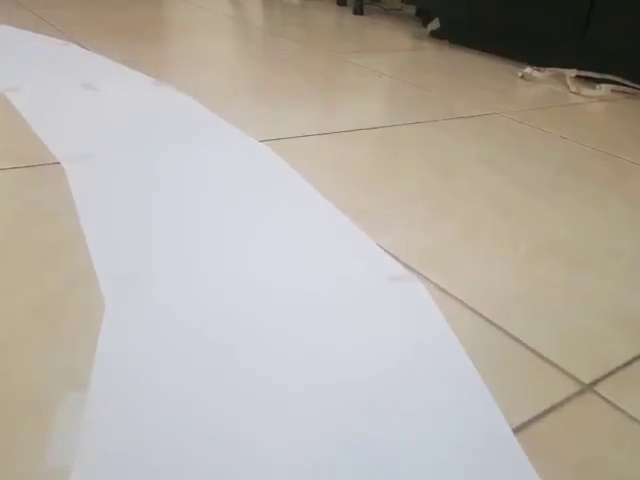
#> input picture frame 73 of vid1.mp4, 640 x 480 px
$ python laneDetection.py
#> lines starting #> are read from the running program, lines starting #| are printed output that depends on the picture; after the words box and inside, x2 and y2 are one past the last pixel; in counts of white or black regions, pixels touching at a corner belong together
### utilis.py
import cv2
import numpy as np


def thresholding(img):
    imgHsv = cv2.cvtColor(img, cv2.COLOR_BGR2HSV)
    lowerWhite = np.array([80, 0, 0])
    upperWhite = np.array([255, 160, 255])
    maskWhite = cv2.inRange(imgHsv, lowerWhite, upperWhite)
    return maskWhite


def warpImg(img, points, w, h, inv=False):
    pts1 = np.float32(points)
    pts2 = np.float32([[0, 0], [w, 0], [0, h], [w, h]])
    if inv:
        matrix = cv2.getPerspectiveTransform(pts2, pts1)
    else:
        matrix = cv2.getPerspectiveTransform(pts1, pts2)
    imgWarp = cv2.warpPerspective(img, matrix, (w, h))
    return imgWarp


def nothing(a):
    pass


def initializeTrackbars(intialTracbarVals, wT=480, hT=240):
    cv2.namedWindow("Trackbars")
    cv2.resizeWindow("Trackbars", 360, 240)
    cv2.createTrackbar("Width Top", "Trackbars", intialTracbarVals[0], wT // 2, nothing)
    cv2.createTrackbar("Height Top", "Trackbars", intialTracbarVals[1], hT, nothing)
    cv2.createTrackbar("Width Bottom", "Trackbars", intialTracbarVals[2], wT // 2, nothing)
    cv2.createTrackbar("Height Bottom", "Trackbars", intialTracbarVals[3], hT, nothing)


def valTrackbars(wT=480, hT=240):
    widthTop = cv2.getTrackbarPos("Width Top", "Trackbars")
    heightTop = cv2.getTrackbarPos("Height Top", "Trackbars")
    widthBottom = cv2.getTrackbarPos("Width Bottom", "Trackbars")
    heightBottom = cv2.getTrackbarPos("Height Bottom", "Trackbars")
    points = np.float32([(widthTop, heightTop), (wT - widthTop, heightTop),
                         (widthBottom, heightBottom), (wT - widthBottom, heightBottom)])
    return points


def drawPoints(img, points):
    for x in range(4):
        cv2.circle(img, (int(points[x][0]), int(points[x][1])), 15, (0, 0, 255), cv2.FILLED)
    return img


def getHistogram(img, minPer=0.1, display=False, region=1):
    if region == 1:
        histValues = np.sum(img, axis=0)
    else:
        histValues = np.sum(img[img.shape[0] // region:, :], axis=0)

    # print(histValues)
    maxValue = np.max(histValues)
    minValue = minPer * maxValue

    indexArray = np.where(histValues >= minValue)
    basePoint = int(np.average(indexArray))
    # print(basePoint)

    if display:
        imgHist = np.zeros((img.shape[0], img.shape[1], 3), np.uint8)
        for x, intensity in enumerate(histValues):
            cv2.line(imgHist, (x, img.shape[0]), (x, img.shape[0] - intensity // 255 // region), (255, 0, 255), 1)
            cv2.circle(imgHist, (basePoint, img.shape[0]), 20, (0, 255, 255), cv2.FILLED)
        return basePoint, imgHist

    return basePoint


def stackImages(scale, imgArray):
    rows = len(imgArray)
    cols = len(imgArray[0])
    rowsAvailable = isinstance(imgArray[0], list)
    width = imgArray[0][0].shape[1]
    height = imgArray[0][0].shape[0]
    if rowsAvailable:
        for x in range(0, rows):
            for y in range(0, cols):
                if imgArray[x][y].shape[:2] == imgArray[0][0].shape[:2]:
                    imgArray[x][y] = cv2.resize(imgArray[x][y], (0, 0), None, scale, scale)
                else:
                    imgArray[x][y] = cv2.resize(imgArray[x][y], (imgArray[0][0].shape[1], imgArray[0][0].shape[0]),
                                                None, scale, scale)
                if len(imgArray[x][y].shape) == 2: imgArray[x][y] = cv2.cvtColor(imgArray[x][y], cv2.COLOR_GRAY2BGR)
        imageBlank = np.zeros((height, width, 3), np.uint8)
        hor = [imageBlank] * rows
        hor_con = [imageBlank] * rows
        for x in range(0, rows):
            hor[x] = np.hstack(imgArray[x])
        ver = np.vstack(hor)
    else:
        for x in range(0, rows):
            if imgArray[x].shape[:2] == imgArray[0].shape[:2]:
                imgArray[x] = cv2.resize(imgArray[x], (0, 0), None, scale, scale)
            else:
                imgArray[x] = cv2.resize(imgArray[x], (imgArray[0].shape[1], imgArray[0].shape[0]), None, scale, scale)
            if len(imgArray[x].shape) == 2: imgArray[x] = cv2.cvtColor(imgArray[x], cv2.COLOR_GRAY2BGR)
        hor = np.hstack(imgArray)
        ver = hor
    return ver

### laneDetection.py
import cv2
import numpy as np
import utilis

curveList = []
avgVal = 10


def getLaneCurve(img, display=2):
    imgCopy = img.copy()
    imgResult = img.copy()
    #### STEP 1
    imgThres = utilis.thresholding(img)

    #### STEP 2
    hT, wT, c = img.shape
    points = utilis.valTrackbars()
    imgWarp = utilis.warpImg(imgThres, points, wT, hT)
    imgWarpPoints = utilis.drawPoints(imgCopy, points)

    #### STEP 3
    middlePoint, imgHist = utilis.getHistogram(imgWarp, display=True, minPer=0.5, region=4)
    curveAveragePoint, imgHist = utilis.getHistogram(imgWarp, display=True, minPer=0.9)
    curveRaw = curveAveragePoint - middlePoint

    #### SETP 4
    curveList.append(curveRaw)
    if len(curveList) > avgVal:
        curveList.pop(0)
    curve = int(sum(curveList) / len(curveList))

    #### STEP 5
    if display != 0:
        imgInvWarp = utilis.warpImg(imgWarp, points, wT, hT, inv=True)
        imgInvWarp = cv2.cvtColor(imgInvWarp, cv2.COLOR_GRAY2BGR)
        imgInvWarp[0:hT // 3, 0:wT] = 0, 0, 0
        imgLaneColor = np.zeros_like(img)
        imgLaneColor[:] = 0, 255, 0
        imgLaneColor = cv2.bitwise_and(imgInvWarp, imgLaneColor)
        imgResult = cv2.addWeighted(imgResult, 1, imgLaneColor, 1, 0)
        midY = 450
        cv2.putText(imgResult, str(curve), (wT // 2 - 80, 85), cv2.FONT_HERSHEY_COMPLEX, 2, (255, 0, 255), 3)
        cv2.line(imgResult, (wT // 2, midY), (wT // 2 + (curve * 3), midY), (255, 0, 255), 5)
        cv2.line(imgResult, ((wT // 2 + (curve * 3)), midY - 25), (wT // 2 + (curve * 3), midY + 25), (0, 255, 0), 5)
        for x in range(-30, 30):
            w = wT // 20
            cv2.line(imgResult, (w * x + int(curve // 50), midY - 10),
                     (w * x + int(curve // 50), midY + 10), (0, 0, 255), 2)
        # fps = cv2.getTickFrequency() / (cv2.getTickCount() - timer);
        # cv2.putText(imgResult, 'FPS ' + str(int(fps)), (20, 40), cv2.FONT_HERSHEY_SIMPLEX, 1, (230, 50, 50), 3);
    if display == 2:
        imgStacked = utilis.stackImages(0.7, ([img, imgWarpPoints, imgWarp],
                                             [imgHist, imgLaneColor, imgResult]))
        cv2.imshow('ImageStack', imgStacked)
    elif display == 1:
        cv2.imshow('Resutlt', imgResult)

    #### NORMALIZATION
    curve = curve / 100
    if curve > 1: curve == 1
    if curve < -1: curve == -1

    return curve


if __name__ == '__main__':
    cap = cv2.VideoCapture('vid1.mp4')
    intialTrackBarVals = [102, 80, 20, 214]
    utilis.initializeTrackbars(intialTrackBarVals)
    frameCounter = 0
    while True:
        frameCounter += 1
        if cap.get(cv2.CAP_PROP_FRAME_COUNT) == frameCounter:
            cap.set(cv2.CAP_PROP_POS_FRAMES, 0)
            frameCounter = 0

        success, img = cap.read()
#> img is the input picture: shape (480, 640, 3); mean B, G, R 167.4, 175.7, 181.8
        img = cv2.resize(img, (480, 240))
#> img: shape (240, 480, 3)
        curve = getLaneCurve(img, display=2)
#> in thresholding, `imgHsv = cv2.cvtColor(img, cv2.COLOR_BGR2HSV)`: imgHsv: shape (240, 480, 3); mean H, S, V 60.4, 35.7, 186.3
#> in thresholding, `maskWhite = cv2.inRange(imgHsv, lowerWhite, upperWhite)`:
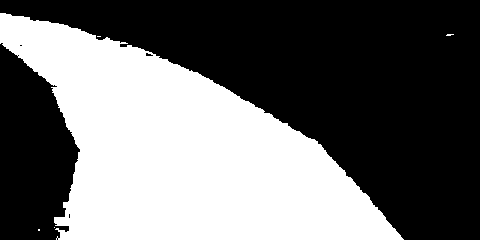
#> maskWhite: shape (240, 480); 42.3% white; 5 white regions (4 under 20 px), largest, box (x1, y1, x2, y2) and area: (0, 13, 404, 240) 48717
#> after the loop in drawPoints, `for x in range(4):`:
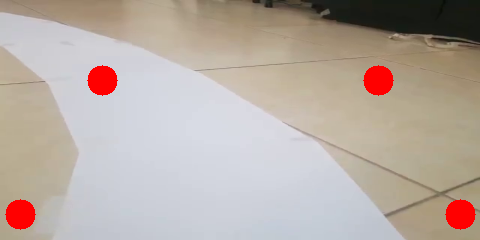
#> img: shape (240, 480, 3); mean B, G, R 163.6, 171.5, 183.7
#> in getHistogram, `histValues = np.sum(img[img.shape[0] // region:, :], axis=0)`: histValues = 480 values, max 45900 at index 49, min 0 at index 397, mean 30620.2
#> in getHistogram, `maxValue = np.max(histValues)`: maxValue = 45900
#> in getHistogram, `minValue = minPer * maxValue`: minValue = 22950
#> in getHistogram, `basePoint = int(np.average(indexArray))`: basePoint = 188
#> the loop in getHistogram, `for x, intensity in enumerate(histValues):` made 480 passes
#> intensity on passes 1 to 3: 15359, 15525, 16052
#> after the loop in getHistogram, `for x, intensity in enumerate(histValues):`:
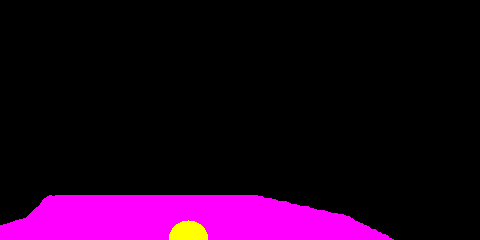
#> imgHist: shape (240, 480, 3); mean of channels 0, 1, 2 30.3, 1.3, 31.7; drawn as B, G, R
#> call 2 of getHistogram, with minPer = 0.9, display = True, region = 1
#> in getHistogram (call 2), `histValues = np.sum(img, axis=0)`: histValues = 480 values, max 61200 at index 49, min 0 at index 397, mean 37751.4
#> in getHistogram (call 2), `maxValue = np.max(histValues)`: maxValue = 61200
#> in getHistogram (call 2), `minValue = minPer * maxValue`: minValue = 55080
#> in getHistogram (call 2), `basePoint = int(np.average(indexArray))`: basePoint = 130
#> the loop in getHistogram (call 2), `for x, intensity in enumerate(histValues):` made 480 passes
#> intensity on passes 1 to 3: 30659, 30825, 31352
#> after the loop in getHistogram (call 2), `for x, intensity in enumerate(histValues):`:
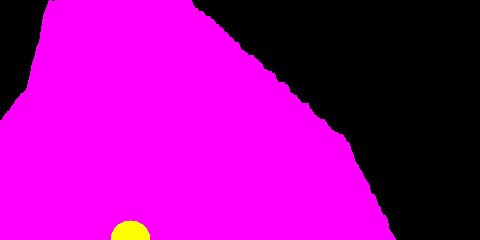
#> imgHist: shape (240, 480, 3); mean of channels 0, 1, 2 155.7, 1.3, 157; drawn as B, G, R
#> in getLaneCurve, `curveRaw = curveAveragePoint - middlePoint`: curveRaw = -58
#> in getLaneCurve, `imgLaneColor = cv2.bitwise_and(imgInvWarp, imgLaneColor)`:
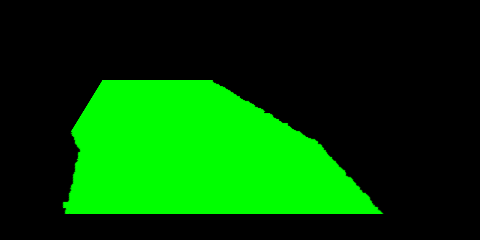
#> imgLaneColor: shape (240, 480, 3); mean B, G, R 0, 69, 0
#> in getLaneCurve, `cv2.putText(imgResult, str(curve), (wT // 2 - 80, 85), cv2.FONT_HERSHE..`:
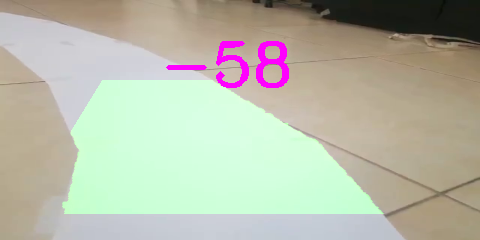
#> imgResult: shape (240, 480, 3); mean B, G, R 168.8, 185, 182.8
#> after the loop in stackImages, `for x in range(0, rows):`: hor = 2 items
#> in stackImages, `ver = np.vstack(hor)`:
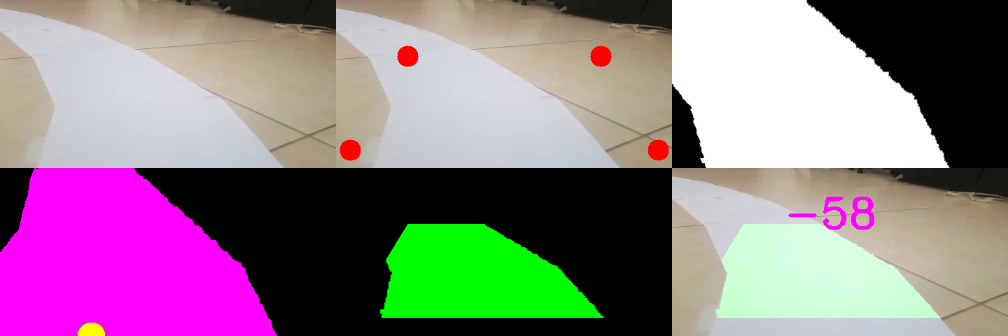
#> ver: shape (336, 1008, 3); mean of channels 0, 1, 2 135.4, 126.6, 143.8; drawn as B, G, R
#> in getLaneCurve, `curve = curve / 100`: curve = -0.58
#> curve = -0.58
        print(curve)
#| -0.58
        # cv2.imshow('Vid',img)
        cv2.waitKey(1)

$ run again, starting later in the video
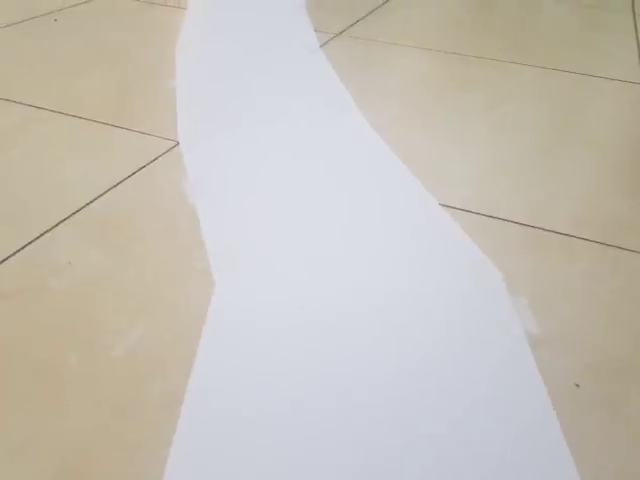
#> input picture frame 329 of vid1.mp4, 640 x 480 px
#> img is the input picture: shape (480, 640, 3); mean B, G, R 184.2, 192.9, 198.1
#> imgHsv: shape (240, 480, 3); mean H, S, V 59.1, 30.5, 202.7
#> maskWhite: shape (240, 480); 41.3% white; 1 white region, box (x1, y1, x2, y2) and area: (123, 0, 435, 240) 47612
#> in getHistogram, `histValues = np.sum(img[img.shape[0] // region:, :], axis=0)`: histValues = 480 values, max 45900 at index 134, min 0 at index 0, mean 28792.5
#> maxValue = 45900
#> minValue = 22950
#> basePoint = 278
#> curveAveragePoint = 246
#> curveRaw = -32
#> in getLaneCurve, `cv2.putText(imgResult, str(curve), (wT // 2 - 80, 85), cv2.FONT_HERSHE..`:
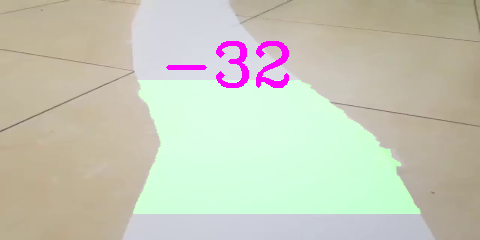
#> imgResult: shape (240, 480, 3); mean B, G, R 184.6, 200.6, 198.7
#> after the loop in stackImages, `for x in range(0, rows):`: hor = 2 items
#> in stackImages, `ver = np.vstack(hor)`:
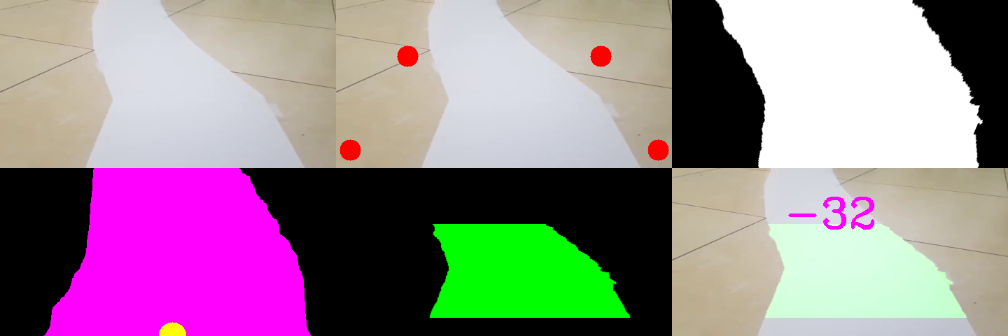
#> ver: shape (336, 1008, 3); mean of channels 0, 1, 2 144, 134.7, 152.2; drawn as B, G, R
#> in getLaneCurve, `curve = curve / 100`: curve = -0.32
#| -0.32

$ run again, starting later in the video
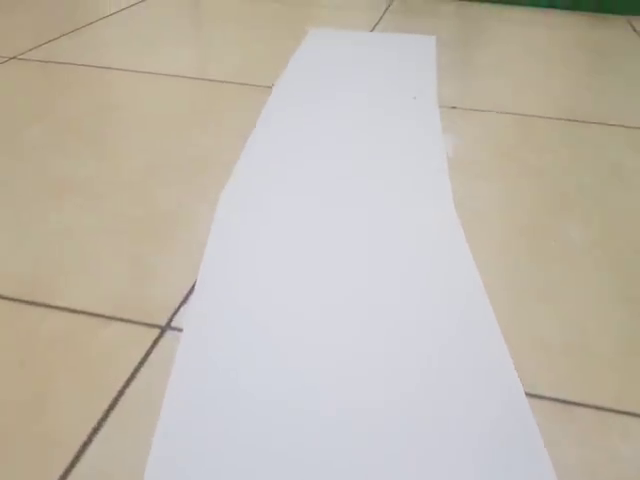
#> input picture frame 586 of vid1.mp4, 640 x 480 px
#> img is the input picture: shape (480, 640, 3); mean B, G, R 174.5, 185.8, 192.9
#> imgHsv: shape (240, 480, 3); mean H, S, V 58.2, 34.5, 196.3
#> maskWhite: shape (240, 480); 39% white; 2 white regions (1 under 20 px), largest, box (x1, y1, x2, y2) and area: (109, 16, 418, 240) 44883
#> in getHistogram, `histValues = np.sum(img[img.shape[0] // region:, :], axis=0)`: histValues = 480 values, max 45900 at index 122, min 0 at index 0, mean 28313.3
#> maxValue = 45900
#> minValue = 22950
#> basePoint = 257
#> curveAveragePoint = 266
#> curveRaw = 9
#> in getLaneCurve, `cv2.putText(imgResult, str(curve), (wT // 2 - 80, 85), cv2.FONT_HERSHE..`:
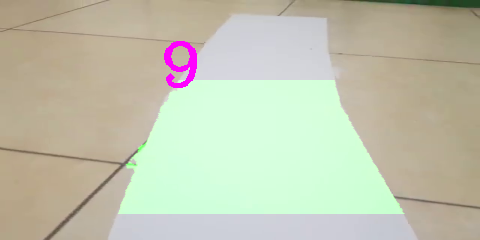
#> imgResult: shape (240, 480, 3); mean B, G, R 175.1, 195.6, 193.3
#> after the loop in stackImages, `for x in range(0, rows):`: hor = 2 items
#> in stackImages, `ver = np.vstack(hor)`:
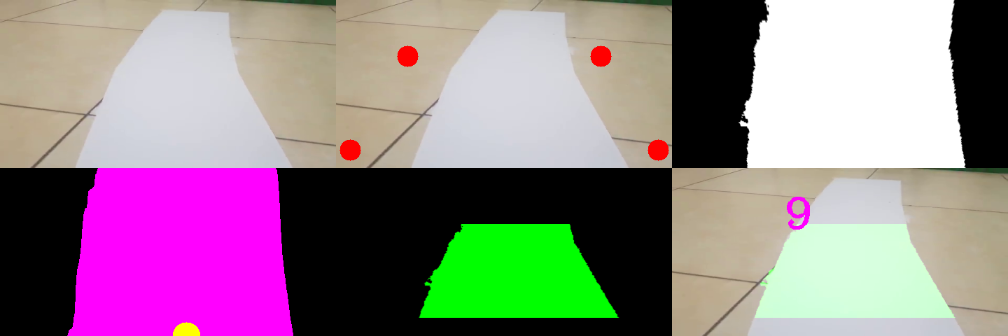
#> ver: shape (336, 1008, 3); mean of channels 0, 1, 2 137.8, 130.6, 148.1; drawn as B, G, R
#> in getLaneCurve, `curve = curve / 100`: curve = 0.09
#| 0.09
